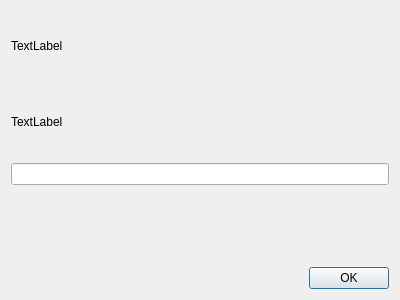
<?xml version="1.0" encoding="UTF-8"?>
<ui version="4.0">
 <class>ReplacementInputDialog</class>
 <widget class="QDialog" name="ReplacementInputDialog">
  <property name="geometry">
   <rect>
    <x>0</x>
    <y>0</y>
    <width>400</width>
    <height>300</height>
   </rect>
  </property>
  <property name="windowTitle">
   <string>Dialog</string>
  </property>
  <property name="windowOpacity">
   <double>0.900000000000000</double>
  </property>
  <layout class="QVBoxLayout" name="verticalLayout">
   <item>
    <widget class="QLabel" name="label">
     <property name="text">
      <string>TextLabel</string>
     </property>
    </widget>
   </item>
   <item>
    <widget class="QLabel" name="errorMsgLabel">
     <property name="text">
      <string>TextLabel</string>
     </property>
    </widget>
   </item>
   <item>
    <widget class="QLineEdit" name="lineEdit"/>
   </item>
   <item>
    <widget class="InputPanel" name="inputPanel" native="true"/>
   </item>
   <item>
    <widget class="QDialogButtonBox" name="buttonBox">
     <property name="orientation">
      <enum>Qt::Horizontal</enum>
     </property>
     <property name="standardButtons">
      <set>QDialogButtonBox::Ok</set>
     </property>
    </widget>
   </item>
  </layout>
 </widget>
 <customwidgets>
  <customwidget>
   <class>InputPanel</class>
   <extends>QWidget</extends>
   <header>inputpanel.hpp</header>
   <container>1</container>
  </customwidget>
 </customwidgets>
 <resources/>
 <connections>
  <connection>
   <sender>buttonBox</sender>
   <signal>accepted()</signal>
   <receiver>ReplacementInputDialog</receiver>
   <slot>accept()</slot>
   <hints>
    <hint type="sourcelabel">
     <x>248</x>
     <y>254</y>
    </hint>
    <hint type="destinationlabel">
     <x>157</x>
     <y>274</y>
    </hint>
   </hints>
  </connection>
  <connection>
   <sender>buttonBox</sender>
   <signal>rejected()</signal>
   <receiver>ReplacementInputDialog</receiver>
   <slot>reject()</slot>
   <hints>
    <hint type="sourcelabel">
     <x>316</x>
     <y>260</y>
    </hint>
    <hint type="destinationlabel">
     <x>286</x>
     <y>274</y>
    </hint>
   </hints>
  </connection>
 </connections>
</ui>
